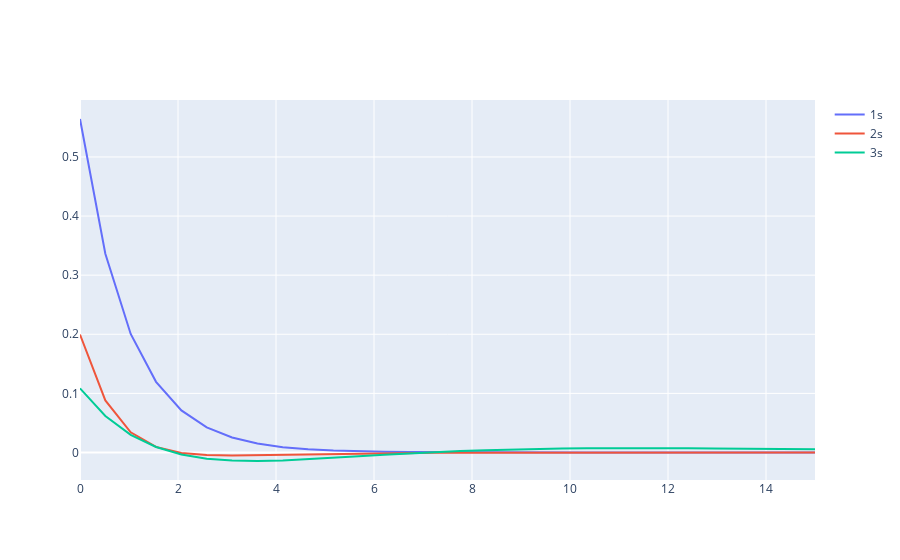

Notebook source saved alongside this figure:
### Code cell
# Demonstration of line plots with plotly.

# When creating a figure with plotly, each figure has associated data and a layout. Data is a list
# containing information about what you would like to plot, and layout provides figure layout information.
# There should be reasonable defaults for figure layout, so you do not always have to specify it.


figure_data = [
    go.Scatter(x=r, y=s_wavefunctions[0], name='1s'),
    go.Scatter(x=r, y=s_wavefunctions[1], name='2s'),
    go.Scatter(x=r, y=s_wavefunctions[2], name='3s')
]

fig = go.Figure(data=figure_data)

fig.show()
